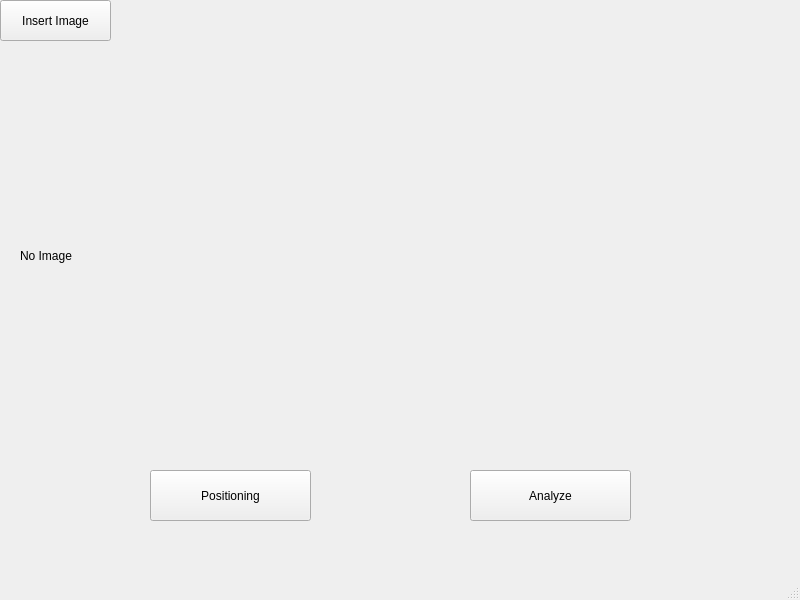
<?xml version="1.0" encoding="UTF-8"?>
<ui version="4.0">
 <class>MainWindow</class>
 <widget class="QMainWindow" name="MainWindow">
  <property name="geometry">
   <rect>
    <x>0</x>
    <y>0</y>
    <width>800</width>
    <height>600</height>
   </rect>
  </property>
  <property name="windowTitle">
   <string>MainWindow</string>
  </property>
  <widget class="QWidget" name="centralwidget">
   <widget class="QPushButton" name="btn_insert">
    <property name="geometry">
     <rect>
      <x>0</x>
      <y>0</y>
      <width>111</width>
      <height>41</height>
     </rect>
    </property>
    <property name="text">
     <string>Insert Image</string>
    </property>
   </widget>
   <widget class="QPushButton" name="btn_analyze">
    <property name="geometry">
     <rect>
      <x>470</x>
      <y>470</y>
      <width>161</width>
      <height>51</height>
     </rect>
    </property>
    <property name="text">
     <string>Analyze</string>
    </property>
   </widget>
   <widget class="QPushButton" name="btn_positioning">
    <property name="geometry">
     <rect>
      <x>150</x>
      <y>470</y>
      <width>161</width>
      <height>51</height>
     </rect>
    </property>
    <property name="text">
     <string>Positioning</string>
    </property>
   </widget>
   <widget class="QWidget" name="gridLayoutWidget">
    <property name="geometry">
     <rect>
      <x>20</x>
      <y>50</y>
      <width>761</width>
      <height>411</height>
     </rect>
    </property>
    <layout class="QGridLayout" name="gridLayout">
     <item row="0" column="0">
      <widget class="QLabel" name="lbl_img">
       <property name="sizePolicy">
        <sizepolicy hsizetype="Expanding" vsizetype="Expanding">
         <horstretch>0</horstretch>
         <verstretch>0</verstretch>
        </sizepolicy>
       </property>
       <property name="text">
        <string>No Image</string>
       </property>
      </widget>
     </item>
    </layout>
   </widget>
  </widget>
  <widget class="QMenuBar" name="menubar">
   <property name="geometry">
    <rect>
     <x>0</x>
     <y>0</y>
     <width>800</width>
     <height>26</height>
    </rect>
   </property>
  </widget>
  <widget class="QStatusBar" name="statusbar"/>
 </widget>
 <resources/>
 <connections/>
</ui>
